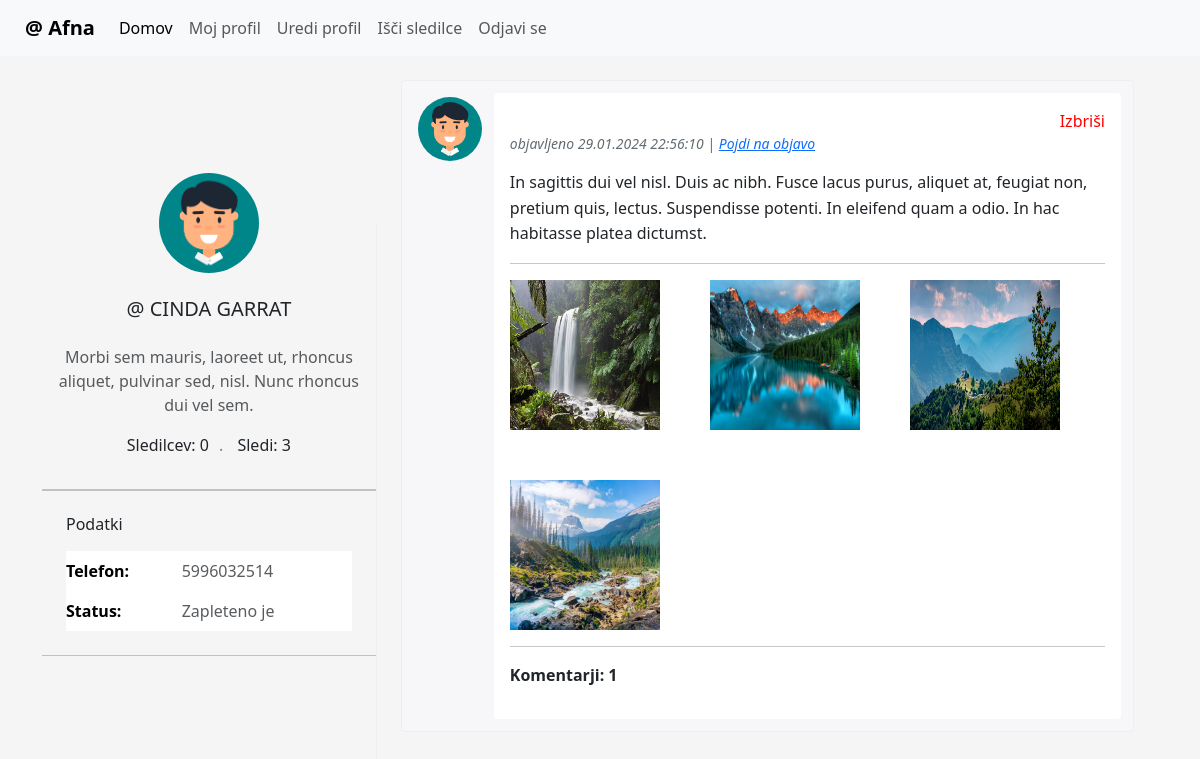
The app's page /user.php?user_id=1 (signed in) with its own data.
### tables this page shows
CREATE TABLE `tab_users` (
  `id` int(11) NOT NULL COMMENT 'Enolični identifikator uporabnika',
  `first_name` varchar(255) DEFAULT NULL COMMENT 'Ime uporabnika',
  `last_name` varchar(255) DEFAULT NULL COMMENT 'Priimek uporabnika',
  `password` varchar(255) DEFAULT NULL COMMENT 'Geslo uporabnika (zašifrirano)',
  `email` varchar(255) DEFAULT NULL COMMENT 'E-poštni naslov uporabnika',
  `telephone` varchar(20) DEFAULT NULL COMMENT 'Telefonska številka uporabnika',
  `description` text DEFAULT NULL COMMENT 'Opis uporabnika',
  `relationship_status` varchar(50) DEFAULT NULL COMMENT 'Stanje razmerja uporabnika',
  `gender` int(1) NOT NULL
);

### profile.php (the view, shortened to what this page needs)
<?php
    include_once 'db.php';
    if (isset($_GET['user_id'])) {
        $user_id = $_GET['user_id'];
    } else {
        $user_id = $_SESSION['user_id'];
    }
    $query = "select *, profile_picture(id) slika from tab_users where id = ?";
    $stmt = $pdo->prepare($query);
    $stmt->execute([$user_id]);
    $user = $stmt->fetch();
    if ($user['relationship_status'] == 0) {
        $relationship_status = 'Samski/samska';
    } elseif ($user['relationship_status'] == 1) {
        $relationship_status = 'V razmerju';
    } elseif ($user['relationship_status'] == 2) {
        $relationship_status = 'Zapleteno je';
    } else {
        $relationship_status = '';
    }
    $query = "select count(*) cnt from tab_user_follower where user_id = ?";
    $stmt = $pdo->prepare($query);
    $stmt->execute([$user_id]);
    $num_followers = $stmt->fetch();
    $num_followers = $num_followers['cnt'];
    $query = "select count(*) cnt from tab_user_follower where follower_id = ?";
    $stmt = $pdo->prepare($query);
    $stmt->execute([$user_id]);
    $num_following = $stmt->fetch();
    $num_following = $num_following['cnt'];
?>
<div class="profile-section-user" style="margin-top:15%;">
    <div class="profile-info-brief p-3"><img class="img-fluid user-profile-avatar" src="<?php echo $user['slika']; ?>" alt="">
        <div class="text-center">
            <h5 class="text-uppercase mb-4"><?php echo '@ ' . $user['first_name'] . ' ' . $user['last_name']; ?></h5>
            <p class="text-muted fz-base"><?php echo $user['description']; ?></p>
            <p>Sledilcev: <?php echo $num_followers; ?><span style="color:grey;margin-right:10px;margin-left:10px;">.</span> Sledi: <?php echo $num_following; ?></p>
        </div>
    </div>
    <hr class="m-0">
    <div class="hidden-sm-down">
        <hr class="m-0">
        <div class="profile-info-contact p-4">
            <h6 class="mb-3">Podatki</h6>
            <table class="table">
                <tbody>
                    <tr>
                        <td><strong>Telefon:</strong></td>
                        <td>
                            <p class="text-muted mb-0"><?php echo $user['telephone']; ?></p>
                        </td>
                    </tr>
                    <tr>
                        <td><strong>Status:</strong></td>
                        <td>
                            <p class="text-muted mb-0"><?php echo $relationship_status; ?></p>
                        </td>
                    </tr>
                </tbody>
            </table>
        </div>
        <hr class="m-0">
    </div>
</div>

### css/main.css (style rules this page uses)
.profile-section-user { border-right: 1px solid #eceeef; -webkit-box-flex: 0; -ms-flex: 0 0 100%; flex: 0 0 100% }
@media (min-width:768px) { .profile-section-user { -ms-flex-preferred-size: 34%; flex-basis: 34% } }
@media (min-width:992px) { .profile-section-user { -ms-flex-preferred-size: 30%; flex-basis: 30% } }
.profile-section-user table { margin-bottom: 0 }
.profile-section-user table td { border: none; padding-left: 0; padding-right: 0 }
.profile-info-brief { position: relative; padding-top: 74px!important }
.profile-info-brief .user-profile-avatar { width: 100px; height: 100px; border-radius: 100%; position: absolute; top: -50px; left: calc(50% - 50px) }

### records on screen
tab_users: first_name "CINDA", last_name "GARRAT", description "Morbi sem mauris, laoreet ut, rhoncus aliquet, pulvinar sed, nisl. Nunc rhoncus dui vel sem.", telephone "5996032514", relationship_status "Zapleteno je"

### other values on screen
$num_followers "0"
$num_following "3"
date("d.m.Y H:i:s", strtotime($post['date_add'])) "29.01.2024 22:56:10"
$post['description'] "In sagittis dui vel nisl. Duis ac nibh. Fusce lacus purus, aliquet at, feugiat non, pretium quis, lectus. Suspendisse potenti. In eleifend quam a odio. In hac habitasse platea dictumst."
$post['num_comments'] "1"
